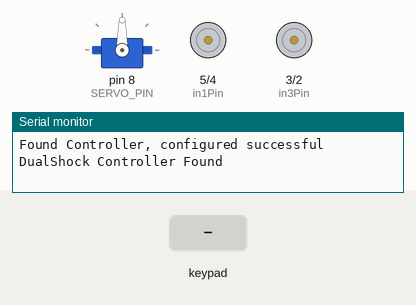
Recording of a sketch running on a simulated Arduino Uno, built with avr-gcc and run on an emulated ATmega328P. Parts: servo, motor-driver pin pairs drawn as motors (green arrow = first pin HIGH = forward, orange = second pin HIGH = backward, longer = more drive, scaled by the enable pin), the last lines printed to the serial monitor. The inputs (shaded band) are chosen by the test bench.

Above: at 1.2 s.
1.3 s: key 'U' pressed
At 1.56 s:
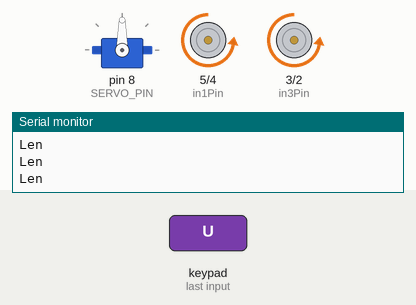
3.2 s: key 'D' pressed
At 3.46 s:
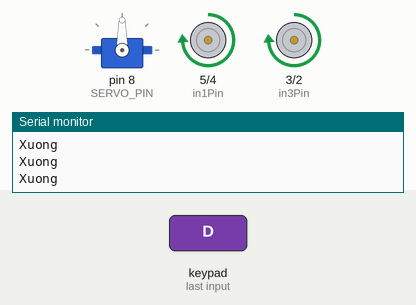
5.1 s: key 'L' pressed
At 5.36 s:
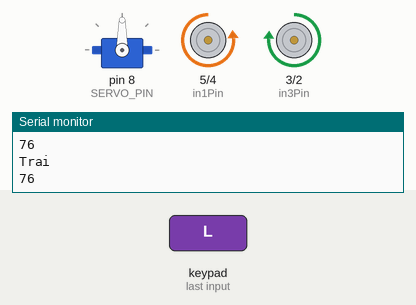
Timing chart, 0 to 8.1 s (numbered marks = the images above; inputs shaded):
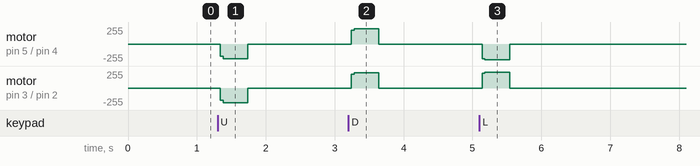

The sketch:

PS2R.ino
```cpp
#include <Wire.h> //Includes I2C Lib
#include <NewPing.h>
#include <Servo.h>
#include <PS2X_lib.h>
#define PS2_DAT A3 // data
#define PS2_CMD A2 //command
#define PS2_SEL A1 // attention
#define PS2_CLK A0 //clock
#define SERVO_PIN 8   //Chân servo điều khiển cánh tay - nối 9 Shield V5.0
#define MAX_DISTANCE 200
#define MAX_SPEED 235 // sets speed of DC  motors
#define MAX_SPEED_OFFSET 20


Servo myservo;     //Servo điều khiển cánh tay
PS2X ps2x;
// Nối chân L298N với shield V5.0
const int enAPin = 6; // (V5) chân 6 - ENA (L298N)
const int in1Pin = 5; // (V5) chân 7 - IN1 (L298N)
const int in2Pin = 4; // (V5) chân 5 - IN2 (L298N)
const int in3Pin = 3; // (V5) chân 4 - IN3 (L298N)
const int in4Pin = 2; // (V5) chân 2 - IN4 (L298N)
const int enBPin = 9; // (V5) chân 9 - ENB (L298N)
int command;               //bien luu trang thai Bluetooth
int speed_Coeff = 4;       // he so suy giam <=> giam may lan toc do
int setservo1 = 0;
int error = 0;
byte type = 0;
byte vibrate = 0;

void setup(){
    // Khởi tạo chân đầu ra và chân PWM cho động cơ và servo
  pinMode(enAPin,OUTPUT);
  pinMode(enBPin,OUTPUT);
  pinMode(in1Pin,OUTPUT);
  pinMode(in2Pin,OUTPUT);
  pinMode(in3Pin,OUTPUT);
  pinMode(in4Pin,OUTPUT);
  Serial.begin(9600); // Khởi tạo giao tiếp Serial với tốc độ 9600 bps
  myservo.attach(SERVO_PIN); // Kết nối đối tượng servo với chân SERVO_PIN
  myservo.write(90);

  // Khởi tạo bộ điều khiển PS2 và kiểm tra lỗi
  error = ps2x.config_gamepad(PS2_CLK, PS2_CMD, PS2_SEL, PS2_DAT,false, false);


  //  // Kiểm tra lỗi và loại bộ điều khiển PS2
  if (error == 0){
    Serial.println("Found Controller, configured successful");
  }

  else if (error == 1)
   Serial.println("No controller found, check wiring or reset the Arduino");

  else if (error == 2)
   Serial.println("Controller found but not accepting commands");

  else if (error == 3)
    Serial.println("Controller refusing to enter Pressures mode, may not support it.");

  // // Xác định loại bộ điều khiển PS2
  type = ps2x.readType();
  switch (type) {
    case 0:
      Serial.println("Unknown Controller type");
      break;
    case 1:
      Serial.println("DualShock Controller Found");
      break;
    case 2:
      Serial.println("GuitarHero Controller Found");
      break;
  }
}

void loop(){

  // Tắt tất cả các động cơ trước khi xử lý lệnh mới
  digitalWrite(in1Pin,LOW);
  digitalWrite(in2Pin,LOW);
  digitalWrite(in3Pin,LOW);
  digitalWrite(in4Pin,LOW);
  // Khởi tạo tốc độ động cơ là 0.
  analogWrite(enAPin, 0);
  analogWrite(enBPin, 0);       //Initialize with motors stopped.

  // Kiểm tra lỗi kết nối với bộ điều khiển PS2
  if (error == 1)
    return;

  else {
    int speedCar;
    // Đọc giá trị từ các cảm biến analog trên bộ điều khiển PS2
    int lx = ps2x.Analog(PSS_LX);
    int ly = ps2x.Analog(PSS_LY);
    int rx = ps2x.Analog(PSS_RX);
    int ry = ps2x.Analog(PSS_RY);
    ps2x.read_gamepad(false, vibrate);
    //MOVE FORWARD
    if (ps2x.Button(PSB_PAD_UP) == 1){
      tienlen(255);
      Serial.println("Len");
    }
    //MOVE DOWN
    if(ps2x.Button(PSB_PAD_DOWN) != 0){
      luixuong(255);
      Serial.println("Xuong");
    }
    //TURN RIGHT
    if(ps2x.Button(PSB_PAD_RIGHT) != 0){
      sangphai(255);
      Serial.println("Phai");
      Serial.println(PSB_PAD_RIGHT);
    }
    // TURN LEFT
    if(ps2x.Button(PSB_PAD_LEFT) != 0){
      sangphai(255);
      Serial.println("Trai");
      Serial.println(PSB_PAD_LEFT);
    }
    //STICK UP
    /*if (ly < 127) {
      speedCar = map(ly,0,127,100,255);
      tienlen(speedCar);
      Serial.println("stick Len");
      Serial.println(ly);
    }
    //STICK DOWN
    if ((ly > 127)) {
      speedCar = map(ly,127,255,100,255);
      luixuong(speedCar);
      //delay(200);
      Serial.println("stick Xuong");
      Serial.println(ly);
    }*/
    //STICK RIGHT
    /*if ((rx > 128)){
      speedCar = map(rx,128,255,100,255);
      sangphai(255);
      //delay(200);
      Serial.println(rx);
      Serial.println("stick Phai");
    }
    //STCK LEFT
    if (rx < 128){
      speedCar = map(rx,0,128,100,255);
      sangtrai(255);
      //delay(200);
      Serial.println("stick Trai");
      Serial.println(rx);
    }
    //NÂNG SERVO
    if (ps2x.ButtonPressed(PSB_L1)==1) {
      nangservo();
      //stopRobot();
      Serial.println("Nang");
      }*/
    //HẠ SERVO
    if (ps2x.ButtonPressed(PSB_GREEN)==1) {
      haservo();
      //stopRobot();
      Serial.println("Ha");
      }
    if (ps2x.ButtonPressed(PSB_BLUE) == 1){
      nangservo();
      Serial.println("Nang");
    }
  }
}

void tienlen(int speedCar){
  digitalWrite(in1Pin,LOW);
  digitalWrite(in2Pin,HIGH);
  digitalWrite(in3Pin,LOW);
  digitalWrite(in4Pin,HIGH);
  analogWrite(enAPin, speedCar);
  analogWrite(enBPin, speedCar);
}

void luixuong(int speedCar){
  digitalWrite(in1Pin,HIGH);
  digitalWrite(in2Pin,LOW);         // LEFT lui
  digitalWrite(in3Pin,HIGH);
  digitalWrite(in4Pin,LOW);         // RIGHT lui
  analogWrite(enAPin, speedCar);
  analogWrite(enBPin, speedCar);
}

void sangtrai(int speedCar){
      digitalWrite(in1Pin,HIGH);
      digitalWrite(in2Pin,LOW);         // LEFT lui
      digitalWrite(in3Pin,LOW);
      digitalWrite(in4Pin,HIGH);         // RIGHT tien
      analogWrite(enAPin, speedCar);
      analogWrite(enBPin, speedCar);
}

void sangphai(int speedCar){
      digitalWrite(in1Pin,LOW);
      digitalWrite(in2Pin,HIGH);         // LEFT tien
      digitalWrite(in3Pin,HIGH);
      digitalWrite(in4Pin,LOW);          // RIGHT lui
      analogWrite(enAPin, speedCar);
      analogWrite(enBPin, speedCar);
}

void nangservo(){
  int setservo = 80;
  myservo.write(setservo);
  myservo.write(90);
}

void haservo(){
  int setservo = 100;
  myservo.write(setservo);
  myservo.write(90);
}
```

Measured:
- after the input at 1.3 s, motor on pin 5 (in1Pin) / pin 4 (in2Pin), motor on pin 3 (in3Pin) / pin 2 (in4Pin): stopped → backward 223/255 at once, → stopped 0.40 s later
- after the input at 3.2 s, motor on pin 5 (in1Pin) / pin 4 (in2Pin), motor on pin 3 (in3Pin) / pin 2 (in4Pin): stopped → forward 229/255 at once, → stopped 0.40 s later
- after the input at 5.1 s, motor on pin 5 (in1Pin) / pin 4 (in2Pin): stopped → backward 238/255 at once, → stopped 0.40 s later; motor on pin 3 (in3Pin) / pin 2 (in4Pin): stopped → forward 237/255 at once, → stopped 0.40 s later
